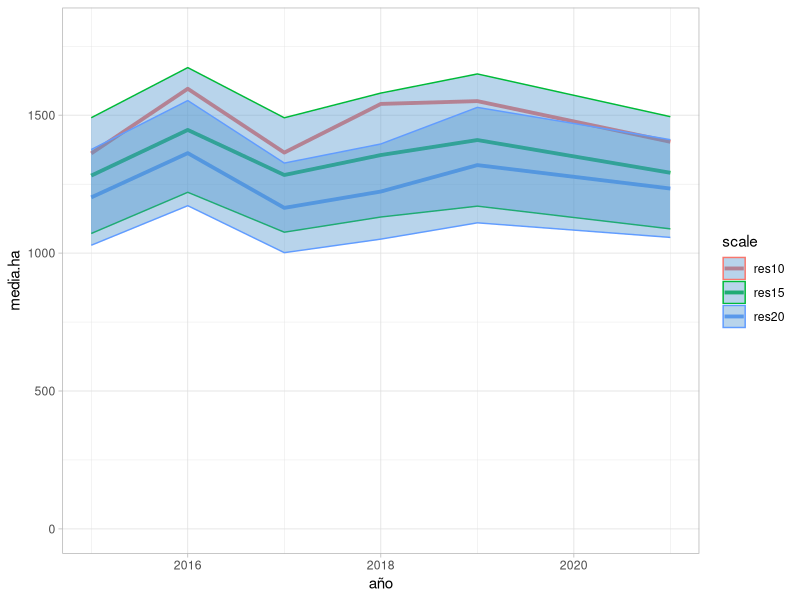

The R source for this figure:
## ---- chunk 1
knitr::opts_chunk$set(echo = TRUE)
## ---- chunk 2
library(tidyverse)
## ---- chunk 3
datos_ord <- read_csv2("datos_ord.csv", col_types = cols(
  Sample.Label = col_factor(),
  tipo_nido = col_factor(c("mata","cueva"))
)  )

datos_ord_20m <- datos_ord %>% 
  filter(!is.na(tipo_nido)) %>% 
  group_by(Sample.Label,año, tipo_nido) %>% 
  summarise(
    cant = n()
  ) %>% 
  pivot_wider(names_from = tipo_nido, values_from = cant) %>% 
  mutate(mata = replace_na(mata, 0),
         cueva = replace_na(cueva, 0)) %>% 
  mutate(
    total = mata + cueva,
  ) %>% 
  ungroup()
datos_ord_20m <- datos_ord_20m %>% 
  add_row(Sample.Label = "42", año = 2018, mata = 0, cueva = 0, total = 0) %>% 
  add_row(Sample.Label = "42", año = 2019, mata = 0, cueva = 0, total = 0) %>% 
  add_row(Sample.Label = "42", año = 2021, mata = 0, cueva = 0, total = 0) %>% 
  add_row(Sample.Label = "1", año = 2021, mata = 0, cueva = 0, total = 0)
abc <- datos_ord_20m %>% group_by(año) %>% summarise(n= n())

datos_ord_15m <- datos_ord %>% 
  filter(!is.na(tipo_nido)) %>% 
  filter(distance <= 15) %>% 
  group_by(Sample.Label,año, tipo_nido) %>% 
  summarise(
    cant = n()
  )%>% 
  pivot_wider(names_from = tipo_nido, values_from = cant) %>% 
  mutate(mata = replace_na(mata, 0),
         cueva = replace_na(cueva, 0)) %>% 
  mutate(
    total = mata + cueva,
  ) %>% ungroup()
datos_ord_15m <- datos_ord_15m %>% 
  add_row(Sample.Label = "42", año = 2018, mata = 0, cueva = 0, total = 0) %>% 
  add_row(Sample.Label = "42", año = 2019, mata = 0, cueva = 0, total = 0) %>% 
  add_row(Sample.Label = "42", año = 2021, mata = 0, cueva = 0, total = 0) %>% 
  add_row(Sample.Label = "1", año = 2021, mata = 0, cueva = 0, total = 0) %>% 
  add_row(Sample.Label = "42", año = 2017, mata = 0, cueva = 0, total = 0) 

abc <- datos_ord_15m %>% group_by(año) %>% summarise(n= n())

datos_ord_10m <- datos_ord %>% 
  filter(!is.na(tipo_nido)) %>% 
  filter(distance <= 10) %>% 
  group_by(Sample.Label,año, tipo_nido) %>% 
  summarise(
    cant = n()
  )%>% 
  pivot_wider(names_from = tipo_nido, values_from = cant) %>% 
  mutate(mata = replace_na(mata, 0),
         cueva = replace_na(cueva, 0)) %>% 
  mutate(
    total = mata + cueva,
  )%>% ungroup()
datos_ord_10m <- datos_ord_10m %>% 
  add_row(Sample.Label = "42", año = 2018, mata = 0, cueva = 0, total = 0) %>% 
  add_row(Sample.Label = "42", año = 2019, mata = 0, cueva = 0, total = 0) %>% 
  add_row(Sample.Label = "42", año = 2021, mata = 0, cueva = 0, total = 0) %>% 
  add_row(Sample.Label = "1", año = 2021, mata = 0, cueva = 0, total = 0) %>% 
  add_row(Sample.Label = "42", año = 2017, mata = 0, cueva = 0, total = 0) %>% 
  add_row(Sample.Label = "42", año = 2015, mata = 0, cueva = 0, total = 0) %>% 
  add_row(Sample.Label = "42", año = 2016, mata = 0, cueva = 0, total = 0) %>% 
  add_row(Sample.Label = "1", año = 2018, mata = 0, cueva = 0, total = 0) %>% 
  add_row(Sample.Label = "1", año = 2019, mata = 0, cueva = 0, total = 0) %>% 
  add_row(Sample.Label = "41", año = 2019, mata = 0, cueva = 0, total = 0)

abc <- datos_ord_10m %>% group_by(año) %>% summarise(n= n())

# en 20 m de radio = 1256 m2 o 0.1256 ha
res20 <- datos_ord_20m %>% 
  group_by(año) %>% 
  summarise(
    n = n(),
    media = mean(total),
    media.ha = mean(total)*7.96,
    sd = sd(total),
    sd.ha = sd*7.96,
    se.ha = (sd/sqrt(n))*7.96,
    dIC.ha = se.ha * qt((1-0.05)/2 + .5, n-1), # = a decir 1.96 * se
    ICmin.ha = media.ha - dIC.ha,
    ICmax.ha = media.ha + dIC.ha
  ) %>% 
  select(año, n, media.ha, se.ha, ICmin.ha, ICmax.ha) %>% 
  add_column(scale = "res20")

# en 15 m de radio = 706.5 m2 , 10000/706.5 es el factor = 14.15
res15 <- datos_ord_15m %>% 
  group_by(año) %>% 
  summarise(
    n = n(),
    media = mean(total),
    media.ha = mean(total)*14.15,
    sd = sd(total),
    sd.ha = sd*14.15,
    se.ha = (sd/sqrt(n))*14.15,
    dIC.ha = se.ha * qt((1-0.05)/2 + .5, n-1), # = a decir 1.96 * se
    ICmin.ha = media.ha - dIC.ha,
    ICmax.ha = media.ha + dIC.ha
  ) %>% 
  select(año, n, media.ha, se.ha, ICmin.ha, ICmax.ha) %>% 
  add_column(scale = "res15")

# en 10 m de radio = 314.15 m2 , 10000/314.15 es el factor = 31.83 
res10 <- datos_ord_10m %>% 
  group_by(año) %>% 
  summarise(
    n = n(),
    media = mean(total),
    media.ha = mean(total)*31.83,
    sd = sd(total),
    sd.ha = sd*31.83,
    se.ha = (sd/sqrt(n))*31.83,
    dIC.ha = se.ha * qt((1-0.05)/2 + .5, n-1), # = a decir 1.96 * se
    ICmin.ha = media.ha - dIC.ha,
    ICmax.ha = media.ha + dIC.ha
  ) %>% 
  select(año, n, media.ha, se.ha, ICmin.ha, ICmax.ha) %>% 
  add_column(scale = "res10")

restodo <- res10 %>% 
  rows_append(res15) %>% 
  rows_append(res20)

write.csv(restodo,"res quadrat final 15 a 21.csv")
## ---- chunk 4
plot <- ggplot(restodo,aes(x = año, group = scale, y = media.ha, color = scale))+
  scale_y_continuous(limits = c(0,0.18)*10000)+
  geom_line(size = 1.3)+
  geom_ribbon(aes(ymin = ICmin.ha, ymax = ICmax.ha, group = scale),
             fill = "steelblue3", alpha = .4) +
  theme_light()

